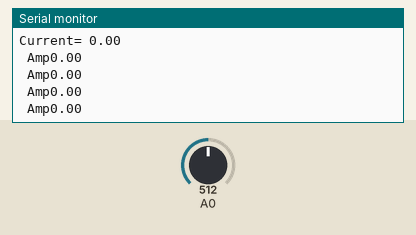
Recording of a sketch running on a simulated Arduino Uno, built with avr-gcc and run on an emulated ATmega328P. Parts: the last lines printed to the serial monitor. The inputs (shaded band) are chosen by the test bench; at power-on: A0 = 512.

Above: at 1.2 s.
1.3 s: A0 set to 716
At 1.44 s:
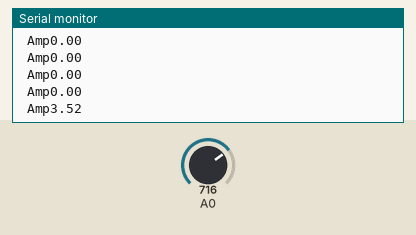
2.8 s: A0 set to 900
At 2.94 s:
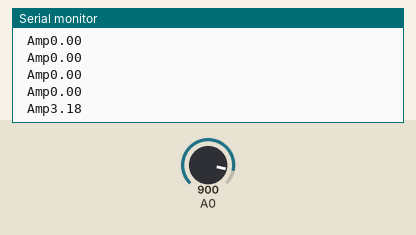
Timing chart, 0 to 5.8 s (numbered marks = the images above; inputs shaded):
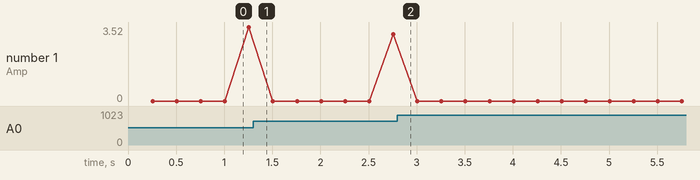

Measured:
- plotted number 1: 3.52 → 3.18 after the input at 1.3 s

The sketch:

RMScurrent.ino
```cpp
#include "ACmeter.h"
const int sensor_in = A0;
int mv_per_amp = 100;
double sensed_rms;
double amps_rms;
void setup() {
  Serial.begin(9600);
  Serial.print("Current= ");

}

void loop() {
  AcMeter a;
  sensed_rms = (a.getRMS(sensor_in) * 1000)/(mv_per_amp);
  amps_rms=sensed_rms/2;
  Serial.println(amps_rms);
  Serial.print(" Amp");
}
```

ACmeter.h
```cpp
#ifndef ACMETER_H
#define ACMETER_H

class AcMeter
{
  double result;
  int readValue;
  int maxValue = 0;
  int minValue = 1024;
  public:

  double getPeak(int channelName);
  double getRMS(int channelName);

};

double AcMeter::getPeak(int channelName){
    uint32_t start_time = millis();
    while((millis()-start_time) < 250){
      readValue = analogRead(channelName);
      if (readValue > maxValue){
        maxValue = readValue;
      }
      if (readValue < minValue){
        minValue = readValue;
      }
    }
    result = ((maxValue - minValue) * 5.0)/1024.0;
    return result;
}
double AcMeter::getRMS(int channelName){

    return(getPeak(channelName)*0.707);

}

#endif
```
